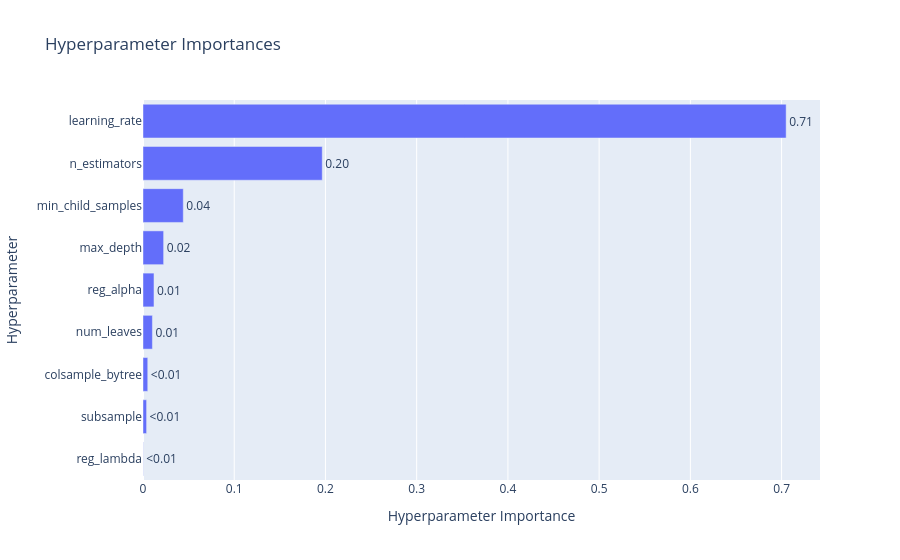

Notebook source saved alongside this figure:
### Code cell
optuna.visualization.plot_param_importances(study)

### Figure 1 — Plotly figure (JSON) as saved in the notebook; plotly's stock layout.template omitted (floating-point values rounded to 4 significant figures)
{"data": [{"cliponaxis": false, "hovertemplate": ["reg_lambda (FloatDistribution): 0.00023315417700088293<extra></extra>", "subsample (FloatDistribution): 0.003936328962906359<extra></extra>", "colsample_bytree (FloatDistribution): 0.005213925917029812<extra></extra>", "num_leaves (IntDistribution): 0.010320076250464895<extra></extra>", "reg_alpha (FloatDistribution): 0.012037966529757431<extra></extra>", "max_depth (IntDistribution): 0.022608701904874268<extra></extra>", "min_child_samples (IntDistribution): 0.04415782467011264<extra></extra>", "n_estimators (IntDistribution): 0.1964903179712233<extra></extra>", "learning_rate (FloatDistribution): 0.7050017036166304<extra></extra>"], "name": "Objective Value", "orientation": "h", "text": ["<0.01", "<0.01", "<0.01", "0.01", "0.01", "0.02", "0.04", "0.20", "0.71"], "textposition": "outside", "type": "bar", "x": [0.0002332, 0.003936, 0.005214, 0.01032, 0.01204, 0.02261, 0.04416, 0.1965, 0.705], "y": ["reg_lambda", "subsample", "colsample_bytree", "num_leaves", "reg_alpha", "max_depth", "min_child_samples", "n_estimators", "learning_rate"]}], "layout": {"title": {"text": "Hyperparameter Importances"}, "xaxis": {"title": {"text": "Hyperparameter Importance"}}, "yaxis": {"title": {"text": "Hyperparameter"}}}}
